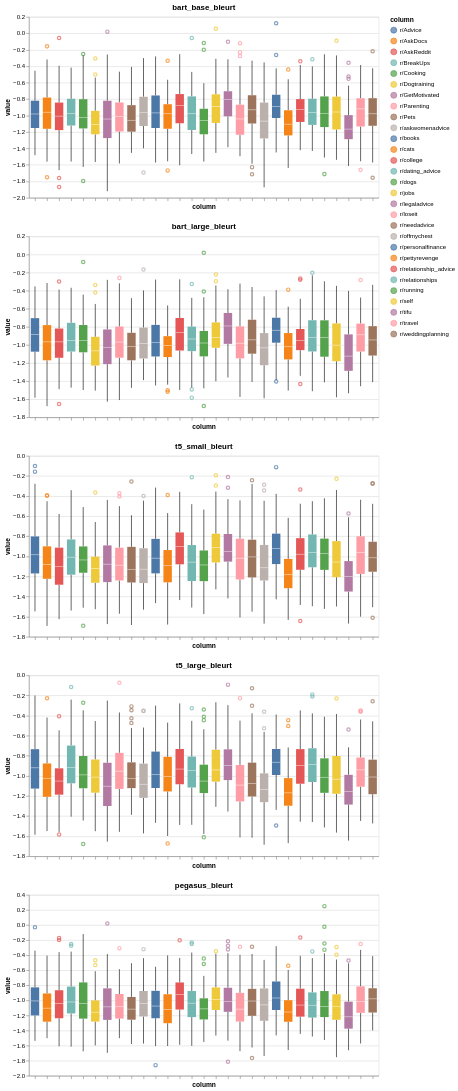

This figure's notebook cell:
### Code cell
# Plot of the five models with Bleurt metrics
one = alt.Chart(source_1_2, title="bart_base_bleurt").mark_boxplot().encode(
alt.X('column').axis(labels=False),
y='value',
color='column'
)
two = alt.Chart(source_2_2, title="bart_large_bleurt").mark_boxplot().encode(
alt.X('column').axis(labels=False),
y='value',
color='column'
)
three = alt.Chart(source_3_2, title="t5_small_bleurt").mark_boxplot().encode(
alt.X('column').axis(labels=False),
y='value',
color='column'
)
four = alt.Chart(source_4_2, title="t5_large_bleurt").mark_boxplot().encode(
alt.X('column').axis(labels=False),
y='value',
color='column'
)
five = alt.Chart(source_5_2, title="pegasus_bleurt").mark_boxplot().encode(
alt.X('column').axis(labels=False),
y='value',
color='column'
)

(one & two & three & four & five).properties(width=800).interactive()
(one & two & three & four & five).display()

### Figure 1 — Vega-Lite specification as saved in the notebook (floating-point values rounded to 4 significant figures; data arrays with more than 128 entries replaced by an {"elided": "..."} marker saying what was removed)
{"$schema": "https://vega.github.io/schema/vega-lite/v5.20.1.json", "config": {"view": {"continuousHeight": 300, "continuousWidth": 300}}, "datasets": {"data-22a06182fd4eeda0fd23d7fdf5d765f9": {"elided": "3306 records"}, "data-468d8cc01d2132f5e54bcef5ab829786": {"elided": "3306 records"}, "data-5fb8afa5b47a141fc2432cdfe03ba8a4": {"elided": "3306 records"}, "data-764c5e1bdcece028a16f9414289a92ae": {"elided": "3306 records"}, "data-c62956c361c8dac9b9e1076d78033329": {"elided": "3306 records"}}, "vconcat": [{"data": {"name": "data-468d8cc01d2132f5e54bcef5ab829786"}, "encoding": {"color": {"field": "column", "type": "nominal"}, "x": {"axis": {"labels": false}, "field": "column", "type": "nominal"}, "y": {"field": "value", "type": "quantitative"}}, "mark": {"type": "boxplot"}, "title": "bart_base_bleurt"}, {"data": {"name": "data-5fb8afa5b47a141fc2432cdfe03ba8a4"}, "encoding": {"color": {"field": "column", "type": "nominal"}, "x": {"axis": {"labels": false}, "field": "column", "type": "nominal"}, "y": {"field": "value", "type": "quantitative"}}, "mark": {"type": "boxplot"}, "title": "bart_large_bleurt"}, {"data": {"name": "data-c62956c361c8dac9b9e1076d78033329"}, "encoding": {"color": {"field": "column", "type": "nominal"}, "x": {"axis": {"labels": false}, "field": "column", "type": "nominal"}, "y": {"field": "value", "type": "quantitative"}}, "mark": {"type": "boxplot"}, "title": "t5_small_bleurt"}, {"data": {"name": "data-22a06182fd4eeda0fd23d7fdf5d765f9"}, "encoding": {"color": {"field": "column", "type": "nominal"}, "x": {"axis": {"labels": false}, "field": "column", "type": "nominal"}, "y": {"field": "value", "type": "quantitative"}}, "mark": {"type": "boxplot"}, "title": "t5_large_bleurt"}, {"data": {"name": "data-764c5e1bdcece028a16f9414289a92ae"}, "encoding": {"color": {"field": "column", "type": "nominal"}, "x": {"axis": {"labels": false}, "field": "column", "type": "nominal"}, "y": {"field": "value", "type": "quantitative"}}, "mark": {"type": "boxplot"}, "title": "pegasus_bleurt"}]}
